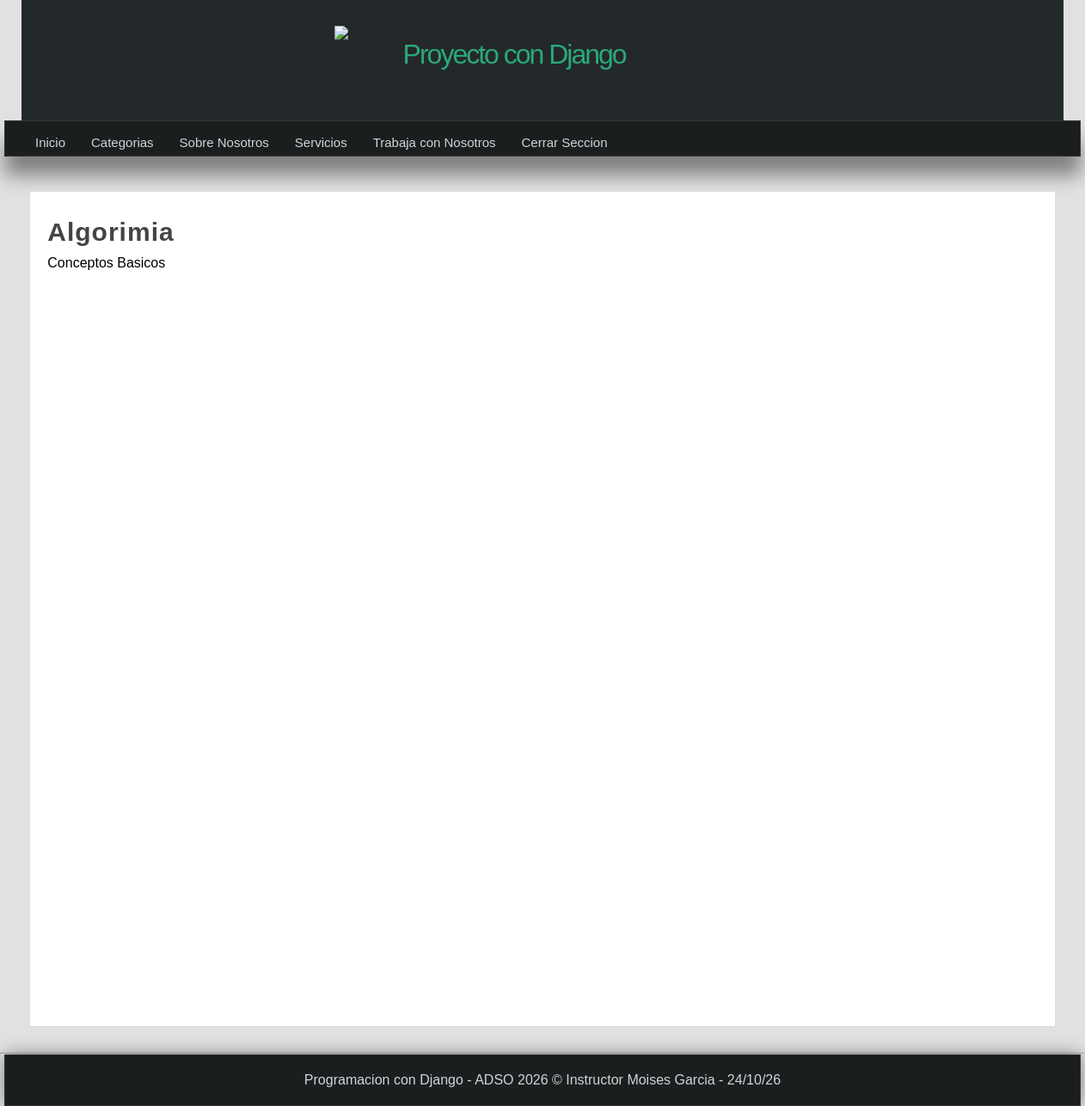
/categoria/5 (signed in), run on the app's committed database.
### pages/models.py (models this page shows, shortened)
class Page(models.Model): # Heredamos de models
    title = models.CharField(max_length=50, verbose_name="Título")
    content = RichTextField(verbose_name="Contenido")
    slug = models.CharField(unique=True, max_length=150, verbose_name="URL amigable") # url que va tener la pagina
    visible = models.BooleanField(verbose_name="¿Visible?")
    order = models.IntegerField(default=0, verbose_name="Orden")
    created_at = models.DateTimeField(auto_now_add=True, verbose_name="Creación:")
    updated_at = models.DateTimeField(auto_now_add=True, verbose_name="Actualización:")
    class Meta:
        verbose_name = "Página"
        verbose_name_plural = "Páginas"

### blog/models.py (models this page shows, shortened)
class Category(models.Model):
    name = models.CharField(max_length=100, verbose_name='Nombre')
    description = models.CharField(max_length=255, verbose_name='Descripción')
    created_at = models.DateTimeField(auto_now_add=True, verbose_name='Creado el')
    class Meta:
        verbose_name = 'Categoria'
        verbose_name_plural = 'Categorias'
        ordering = ['-created_at']

### blog/views.py (the view)
# urls.py: path('categoria/<int:category_id>', views.category, name="category"),
@login_required(login_url="login")
def category(request,category_id):
    category = get_object_or_404(Category, id=category_id)
    return render(request,'categories/category.html',{
        'category' : category,
    })

### blog/processor.py (called while the page is built)
def get_categories(request):
    categories_in_use = Article.objects.filter(public=True).values_list('categories', flat=True)
    categories = Category.objects.filter(id__in=categories_in_use).values_list('id', 'name')
    return {
        'categories': categories,
        'ids' : categories_in_use
    }

### pages/context_processors.py (called while the page is built)
def get_pages(request):
    pages = Page.objects.filter(visible=True).order_by('order').values_list('id', 'title', 'slug')
    return {
        'pages': pages
    }

### blog/templates/categories/category.html (shortened to what this page needs)
{% extends 'layouts/layout.html' %}
{% block content %}
    <h1 class="title">{{category.name}}</h1>
    <p>{{category.description}}</p>
{% endblock %}

### mainapp/templates/layouts/layout.html (shortened to what this page needs)
{% load static %}
<!DOCTYPE html>
<html lang="es">
<head>
     {% load static %}
    <link rel="stylesheet" type="text/css" href="{% static 'css/styles.css'%}"/>
</head>
<body>
    <header>
        <div id="logotipo">
            <img src="{% static 'images/django.png' %}"/>
        <h1>Proyecto con  Django</h1>
        </div>
    </header>
    <nav>
        <ul>
            <li>
                <a href= "{% url 'index' %}">Inicio</a>
            </li>
            {% if user.email %}
                <li>
                    <a href= "{% url 'list_articles' %}">Categorias</a>
              </li>
                {% for page in pages %}
                <li>
                    <a href="{% url 'page' page.2 %}">{{page.1}}</a>
                </li>
                {% endfor %}
                  <li>
                    <a href= "{% url 'logout' %}">Cerrar Seccion</a>
                </li>
            {% endif %}
       </ul>
    </nav>
    <div id="content">
        <div class="box">
            {% block content %}{% endblock %}
        </div>
    </div>
    <hr>
    <footer>
       Programacion con Django - ADSO 2026 &copy; Instructor Moises Garcia - {% now "d/m/y" %}
    </footer>
</body>
</html>

### mainapp/static/css/styles.css (style rules this page uses)
* { margin: 0px; padding:0%; font-family:Arial, Helvetica, sans-serif; text-decoration: none; }
p, h2, h3, ul { margin-top: 5px; margin-bottom: 5px; }
ul,ol { margin-left: 20px; margin-bottom: 10px; }
body { background-color: #E1E1E1; }
header { width: 1212px; height: 140px; background-color: #23282B; margin: 0px auto; }
#logotipo { width: 40%; height: 130px; margin: 0px auto; padding-top: 10px; }
#logotipo img { display: block; width: 60px; float: left; margin-top: 20px; }
#logotipo h1 { display: block; float: left; margin-top: 35px; margin-left: 20px; letter-spacing: -2px; font-weight: lighter; color: #2ba977; }
nav { width: 1250px; height: 40px; background-color: #1b1e1f; border: 1px solid #333; margin: 0px auto; box-shadow: 0px 22px 22px gray; font-size: 15px; }
nav ul { list-style: none; text-decoration: 40px; }
nav > ul > li { line-height: 40px; float: left; }
nav > ul > li > a { display: block; padding-left: 15px; padding-right: 15px; color: #d1d4d6; }
#content { width: 1212px; min-height: 930px; margin: 0px auto; margin-bottom: 30px; margin-top: 40px; }
.box { background:white; min-height: 930px; width: 95%; padding: 20px; border:1px solid #ddd; border-radius: 2px; margin: 0px auto; }
.title { color: #444; letter-spacing: 1px; font-size: 30px; margin-bottom: 10px; margin-top: 5px; }
footer { width: 1250px; background-color: #1b1e1f; border: 1px solid #333; color: #d1d4d6; text-align: center; padding-top: 20px; margin: 0px auto; padding-bottom: 20px; box-shadow: 0px 0px 20px gray; }

### data on the page
Page: title "Sobre Nosotros"
Page: title "Servicios"
Page: title "Trabaja con Nosotros"
Category: name "Algorimia", description "Conceptos Basicos"
